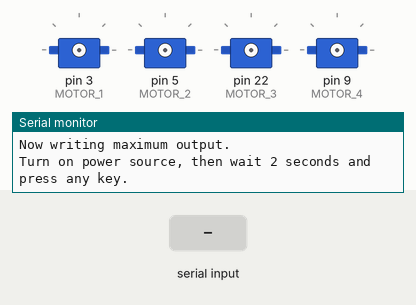
Simulated run of this sketch. Board: Arduino Mega 2560, built with avr-gcc and run on an emulated ATmega2560. Parts: 4 × servo, the last lines printed to the serial monitor. Inputs (shaded band) come from the test bench.

Above: at 0.9 s.
1.0 s: "t" received over Serial
2.5 s: "c" received over Serial
At 2.9 s:
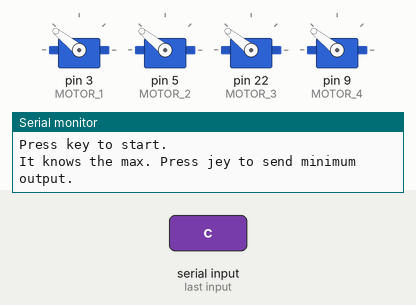
4.0 s: "s" received over Serial
5.5 s: "t" received over Serial
At 5.95 s:
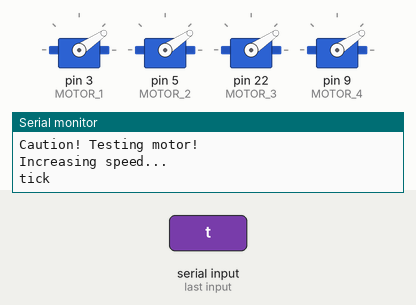
8.5 s: "s" received over Serial
At 9.6 s:
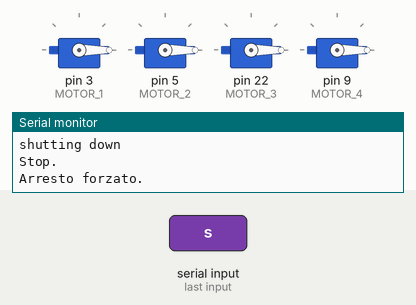
Timing chart, 0 to 11.5 s (numbered marks = the images above; inputs shaded):
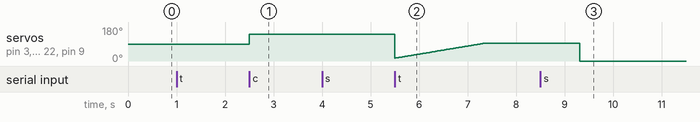

The sketch:

calibrate.ino
```cpp
#include <Servo.h>
/* Pin: 3,5,22,9*/
#define MAX_SIGNAL 2000
#define MIN_SIGNAL 700
#define MOTOR_1 3
#define MOTOR_2 5
#define MOTOR_3 22
#define MOTOR_4 9

Servo motor1;
Servo motor2;
Servo motor3;
Servo motor4;

char readAnswer, readChar, readCh;

void setup() {
  Serial.begin(115200);
  Serial.println("Welcome!");
  calibrate();
  Serial.println("Do you want to calibrate or test? [c/t]");
}

void loop() {
  SerialRoutine();
}

void SerialRoutine()
{
  if (Serial.available())
  {
      char t = Serial.read();
      if (t == 't')
        test();
      else if (t == 'c')
        calibrate();
      else if (t == 's')
        stopAll();
  }
}

void calibrate()
{
  Serial.println("This program will calibrate the ESC.");

  Serial.println("Now writing maximum output.");
  Serial.println("Turn on power source, then wait 2 seconds and press any key.");

  // Wait for input
  while (!Serial.available());
  Serial.read();
  motor1.attach(MOTOR_1);
  motor2.attach(MOTOR_2);
  motor3.attach(MOTOR_3);
  motor4.attach(MOTOR_4);
  delay(100);

  //stopAll();

  // Send min output
  Serial.println("Press key to start.");
  // Wait for input
  while (!Serial.available());
  Serial.read();

  motor1.writeMicroseconds(MAX_SIGNAL);
  motor2.writeMicroseconds(MAX_SIGNAL);
  motor3.writeMicroseconds(MAX_SIGNAL);
  motor4.writeMicroseconds(MAX_SIGNAL);

  // Send min output
  Serial.println("It knows the max. Press jey to send minimum output.");
  // Wait for input
  while (!Serial.available());
  Serial.read();
  for (int i = 2000;i<=700;i--)
  {
    delay(1);
    motor1.writeMicroseconds(i);
    motor2.writeMicroseconds(i);
    motor3.writeMicroseconds(i);
    motor4.writeMicroseconds(i);
  }
  Serial.println("Done!");
}

void test()
{
    Serial.println("Caution! Testing motor!");
    Serial.println("Increasing speed...");
    for (int i = 700 ;i<1500;i++)
    {
      if (i==700 || i == 1000)
        Serial.println("tick");
      delay(2);
      motor1.writeMicroseconds(i);
      motor2.writeMicroseconds(i);
      motor3.writeMicroseconds(i);
      motor4.writeMicroseconds(i);
    }
    Serial.println("1500 us");
    Serial.println("Decreasing speed ...");
    for (int i = 1500;i<=1000;i--)
    {
      delay(2);
      motor1.writeMicroseconds(i);
      motor2.writeMicroseconds(i);
      motor3.writeMicroseconds(i);
      motor4.writeMicroseconds(i);
    }
    Serial.println("1000 us");
    delay(2000);
    Serial.println("shutting down");
    for (int i = 1000;i<700;i--)
    {
      delay(2);
      motor1.writeMicroseconds(i);
      motor2.writeMicroseconds(i);
      motor3.writeMicroseconds(i);
      motor4.writeMicroseconds(i);
    }
    Serial.println("Stop.");
}

void stopAll()
{

  Serial.println("Arresto forzato.");
  motor1.writeMicroseconds(0);
  motor2.writeMicroseconds(0);
  motor3.writeMicroseconds(0);
  motor4.writeMicroseconds(0);
}
```

Measured:
- after the input at 2.5 s, servo on pin 3 (MOTOR_1), servo on pin 5 (MOTOR_2), servo on pin 22 (MOTOR_3), servo on pin 9 (MOTOR_4): 90° → 141° at once
- after the input at 8.5 s, servo on pin 3 (MOTOR_1), servo on pin 5 (MOTOR_2), servo on pin 22 (MOTOR_3), servo on pin 9 (MOTOR_4): 93° → 0° after 0.81 s
